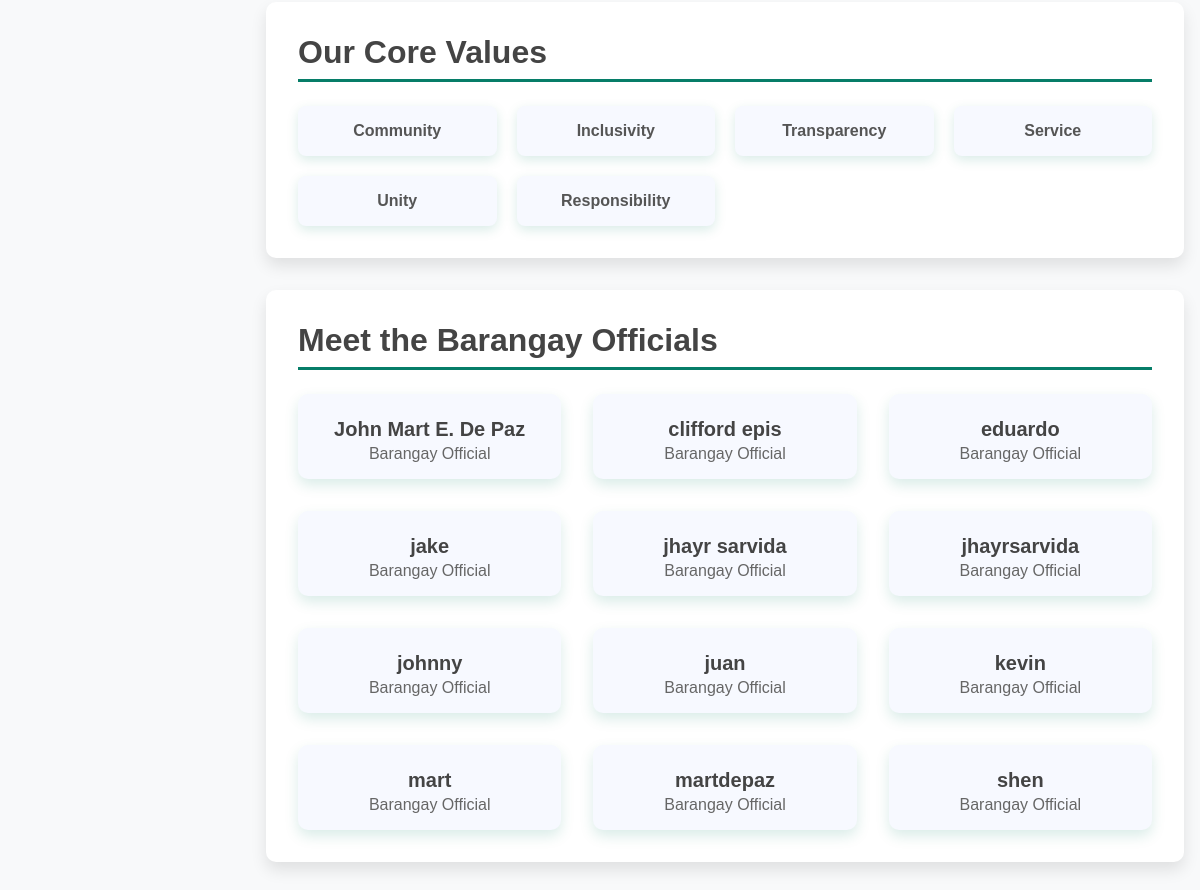
Page /about/ (lower part) on the earlier database version.
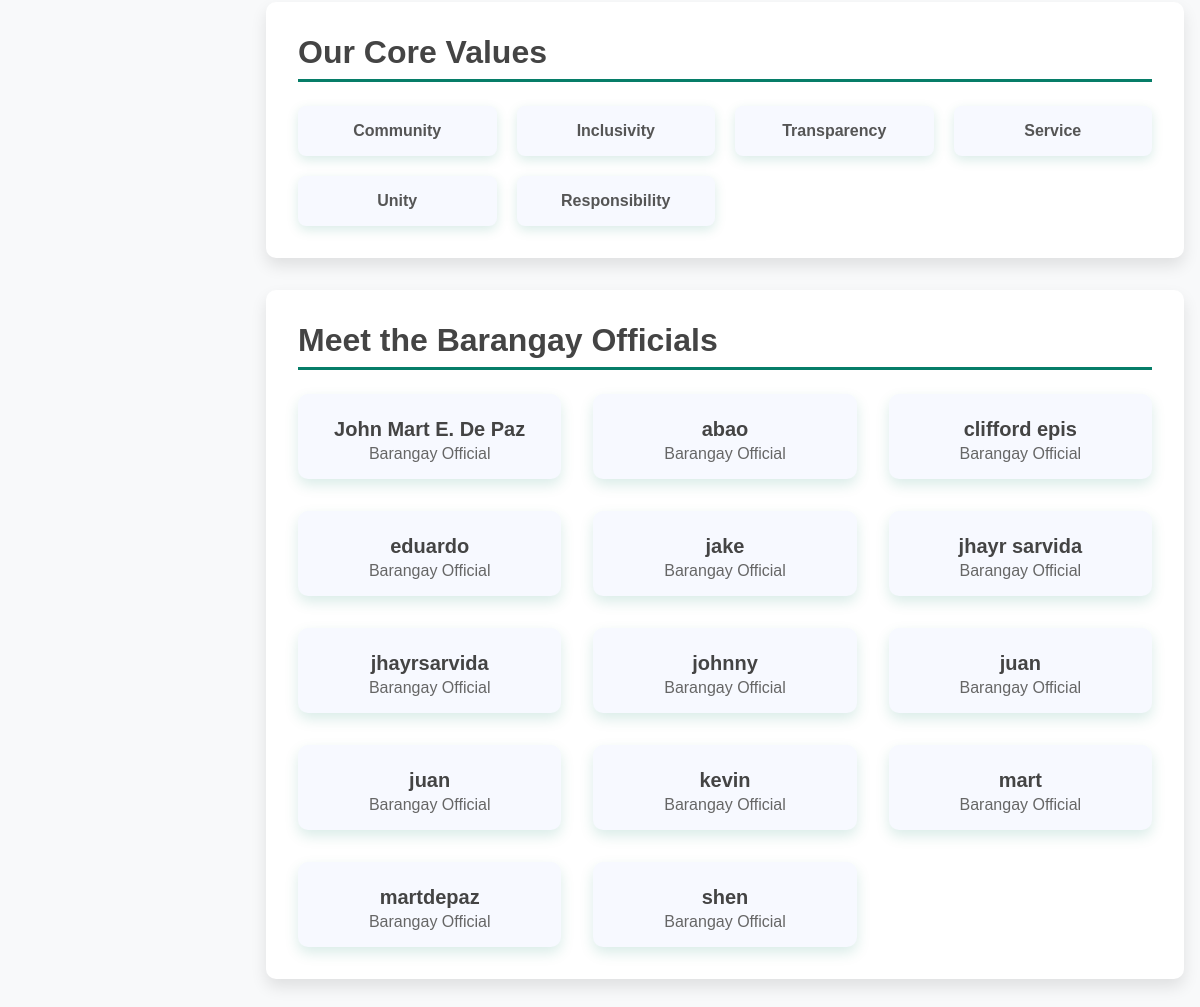
Same page on the later database version.
### accounts/models.py (models this page shows, shortened)
class User(AbstractUser):
    ROLE_CHOICES = [
        ('OFFICIAL', 'Barangay Official'),
        ('MEMBER', 'Member'),
    ]
    GENDER_CHOICES = [
        ('M', 'Male'),
        ('F', 'Female'),
        ('O', 'Other'),
    ]
    full_name = models.CharField(_('full name'), max_length=100)
    birthdate = models.DateField(null=False, blank=False)
    age = models.PositiveIntegerField(null=True, blank=True, default=0)
    gender = models.CharField(_('gender'), max_length=1, choices=GENDER_CHOICES)
    address = models.TextField(_('address'))
    contact_no = models.CharField(_('contact number'), max_length=11)
    is_pwd = models.BooleanField(_('PWD'), default=False)
    is_4ps_member = models.BooleanField(_('4Ps Member'), default=False)
    is_senior_citizen = models.BooleanField(_('Senior Citizen'), default=False)
    role = models.CharField(_('role'), max_length=10, choices=ROLE_CHOICES, default='MEMBER')
    created_at = models.DateTimeField(auto_now_add=True)  # Add field to track signup time
    class Meta:
        verbose_name = _('user')
        verbose_name_plural = _('users')

### dashboard/views.py (the view)
# urls.py: path('about/', views.about, name='about'),
def about(request):
    officials = User.objects.filter(role='OFFICIAL').order_by('full_name')
    context = {
        'officials': officials,
    }
    return render(request, 'dashboard/about.html', context)

### library_system/context_processors.py (called while the page is built)
def unread_notifications(request):
    if request.user.is_authenticated:
        unread_count = Notification.objects.filter(user=request.user, is_read=False).count()
    else:
        unread_count = 0
    return {'unread_count': unread_count}

### dashboard/templates/dashboard/about.html (shortened to what this page needs)
{% extends 'partial/base.html' %}
{% load static %}
{% block content %}
<div class="about-container">
    <section class="values" aria-labelledby="values-title">
        <h2 id="values-title" class="section-title">Our Core Values</h2>
        <ul class="values-list">
            <li>Community</li>
            <li>Inclusivity</li>
            <li>Transparency</li>
            <li>Service</li>
            <li>Unity</li>
            <li>Responsibility</li>
        </ul>
    </section>
    <section class="team" aria-labelledby="team-title">
        <h2 id="team-title" class="section-title">Meet the Barangay Officials</h2>
        <div class="team-members">
            {% for official in officials %}
                <div class="member">
                    <h3>{{ official.full_name }}</h3>
                    <p>{{ official.position|default:"Barangay Official" }}</p>
                </div>
            {% empty %}
                <p>No barangay officials found.</p>
            {% endfor %}
        </div>
    </section>
</div>
{% endblock %}

Differences in the rows shown:
added User: full_name "abao", position "Barangay Official"
added User: full_name "juan", position "Barangay Official"
